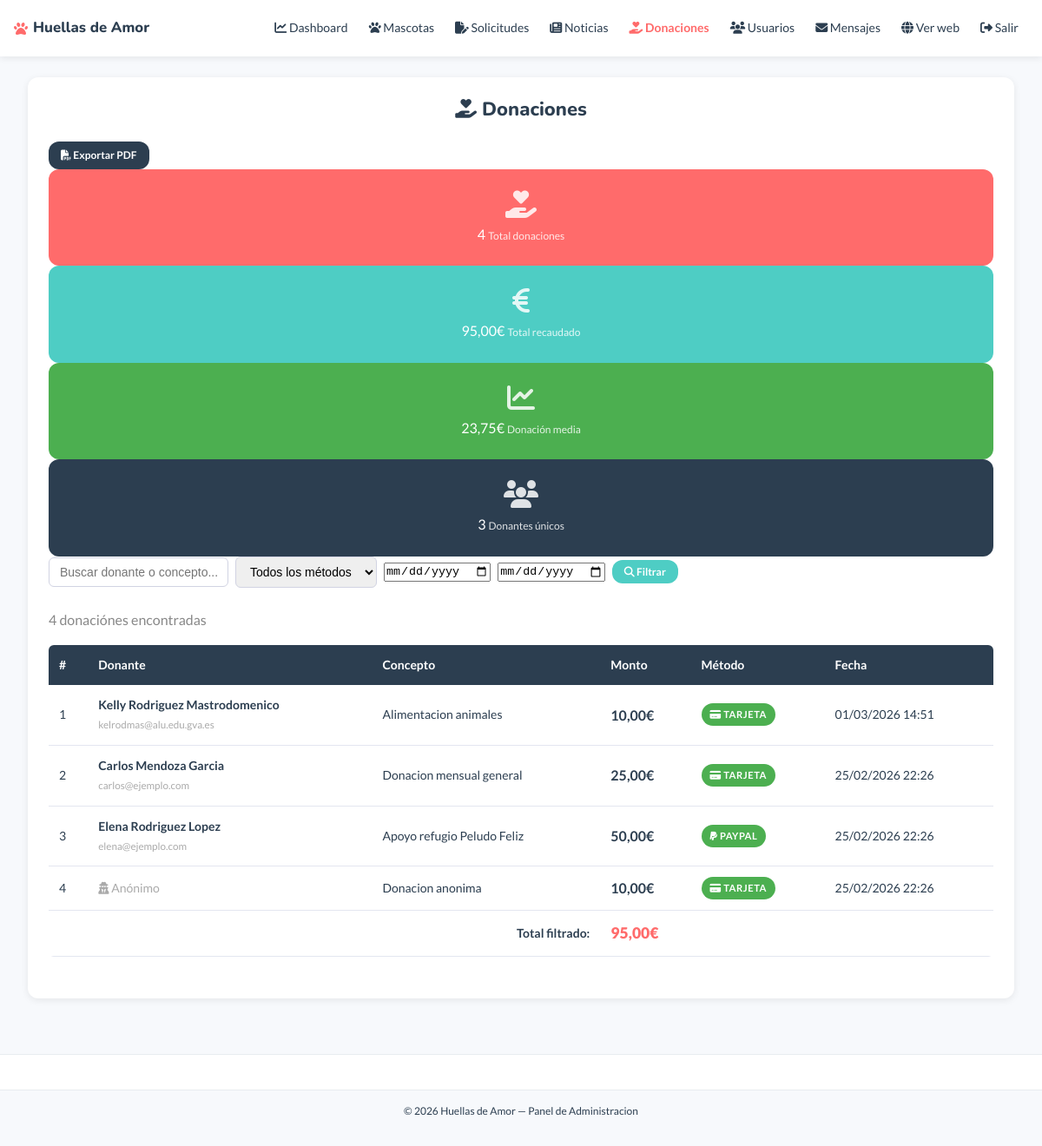
Screenshot of /admin/donaciones.php (signed in) with the database file from the repository.
### tables this page shows
CREATE TABLE `donaciones` (
  `id` int(10) UNSIGNED NOT NULL,
  `id_usuario` int(10) UNSIGNED DEFAULT NULL,
  `monto` decimal(8,2) NOT NULL,
  `concepto` varchar(255) DEFAULT NULL,
  `metodo_pago` varchar(100) DEFAULT NULL,
  `fecha` datetime NOT NULL DEFAULT current_timestamp(),
  `certificado_pdf` varchar(255) DEFAULT NULL
);

CREATE TABLE `usuarios` (
  `id` int(10) UNSIGNED NOT NULL,
  `nombre` varchar(100) NOT NULL,
  `apellidos` varchar(150) NOT NULL,
  `email` varchar(200) NOT NULL,
  `contrasena` varchar(255) NOT NULL,
  `telefono` varchar(20) DEFAULT NULL,
  `dni` varchar(10) DEFAULT NULL,
  `direccion` varchar(255) DEFAULT NULL,
  `ciudad` varchar(100) DEFAULT NULL,
  `cp` varchar(10) DEFAULT NULL,
  `foto_perfil` varchar(255) DEFAULT NULL,
  `rol` enum('visitante','registrado','admin') NOT NULL DEFAULT 'registrado',
  `activo` tinyint(1) NOT NULL DEFAULT 1,
  `fecha_registro` datetime NOT NULL DEFAULT current_timestamp()
);

### admin/donaciones.php (the view, shortened to what this page needs)
<?php
require_once '../templates/header-admin.php';
$filtroMetodo  = trim($_GET['metodo']  ?? '');
$filtroDesde   = trim($_GET['desde']   ?? '');
$filtroHasta   = trim($_GET['hasta']   ?? '');
$filtroBuscar  = trim($_GET['buscar']  ?? '');
$exportarPDF   = isset($_GET['exportar_pdf']);
$porPagina    = 15;
$paginaActual = isset($_GET['pagina']) && is_numeric($_GET['pagina']) ? (int) $_GET['pagina'] : 1;
$offset       = ($paginaActual - 1) * $porPagina;
$donde  = "WHERE 1=1";
try {
    $stmtStats = $conexion->prepare(
        "SELECT
            COUNT(*) AS total_donaciones,
            COALESCE(SUM(d.`monto`), 0) AS total_monto,
            COALESCE(AVG(d.`monto`), 0) AS media_monto,
            COUNT(DISTINCT d.`id_usuario`) AS total_donantes
         FROM `donaciones` d
         LEFT JOIN `usuarios` u ON d.id_usuario = u.id
         $donde"
    );
    $stmtStats->execute();
    $stats = $stmtStats->fetch();
    $stmtTotal = $conexion->prepare(
        "SELECT COUNT(*) FROM `donaciones` d
         LEFT JOIN `usuarios` u ON d.id_usuario = u.id
         $donde"
    );
    $stmtTotal->execute();
    $totalDonaciones = $stmtTotal->fetchColumn();
    $limitOffset = $exportarPDF ? '' : "LIMIT :limite OFFSET :offset";
    $stmtDon = $conexion->prepare(
        "SELECT d.*, u.nombre AS nombre_usuario, u.apellidos, u.email
         FROM `donaciones` d
         LEFT JOIN `usuarios` u ON d.id_usuario = u.id
         $donde
         ORDER BY d.`fecha` DESC
         $limitOffset"
    );
    if (!$exportarPDF) {
        $stmtDon->bindValue(':limite', $porPagina, PDO::PARAM_INT);
        $stmtDon->bindValue(':offset', $offset,    PDO::PARAM_INT);
    }
    $stmtDon->execute();
    $donaciones = $stmtDon->fetchAll();
} catch (PDOException $e) {
    $donaciones = [];
    $stats      = ['total_donaciones' => 0, 'total_monto' => 0, 'media_monto' => 0, 'total_donantes' => 0];
    $totalDonaciones = 0;
    $totalPaginas    = 1;
}
?>
<div class="contenedor" style="padding-top:24px; padding-bottom:40px;">
<div class="contenedor-admin">
    <div class="admin-cabecera">
        <h1><i class="fa-solid fa-hand-holding-heart"></i> Donaciones</h1>
        <a href="donaciones.php?<?php echo http_build_query(array_filter([
            'exportar_pdf' => '1',
            'metodo'  => $filtroMetodo,
            'desde'   => $filtroDesde,
            'hasta'   => $filtroHasta,
            'buscar'  => $filtroBuscar,
        ])); ?>" class="btn-oscuro btn-sm">
            <i class="fa-solid fa-file-pdf"></i> Exportar PDF
        </a>
    </div>
<div class="dashboard-stats">
    <div class="stat-card stat-coral">
        <i class="fa-solid fa-hand-holding-heart"></i>
        <span class="stat-num"><?php echo $stats['total_donaciones']; ?></span>
        <span class="stat-label">Total donaciones</span>
    </div>
    <div class="stat-card stat-turquesa">
        <i class="fa-solid fa-euro-sign"></i>
        <span class="stat-num"><?php echo number_format($stats['total_monto'], 2, ',', '.'); ?>€</span>
        <span class="stat-label">Total recaudado</span>
    </div>
    <div class="stat-card stat-verde">
        <i class="fa-solid fa-chart-line"></i>
        <span class="stat-num"><?php echo number_format($stats['media_monto'], 2, ',', '.'); ?>€</span>
        <span class="stat-label">Donación media</span>
    </div>
    <div class="stat-card stat-oscuro">
        <i class="fa-solid fa-users"></i>
        <span class="stat-num"><?php echo $stats['total_donantes']; ?></span>
        <span class="stat-label">Donantes únicos</span>
    </div>
</div>
    <div class="barra-admin" style="flex-wrap:wrap; gap:12px;">
        <form method="get" action="donaciones.php" class="form-filtro" style="flex-wrap:wrap; gap:8px;">
            <input type="text" name="buscar"
                   placeholder="Buscar donante o concepto..."
                   value="<?php echo htmlspecialchars($filtroBuscar); ?>">
            <select name="metodo">
                <option value="">Todos los métodos</option>
            </select>
            <input type="date" name="desde" value="<?php echo htmlspecialchars($filtroDesde); ?>"
                   title="Desde">
            <input type="date" name="hasta" value="<?php echo htmlspecialchars($filtroHasta); ?>"
                   title="Hasta">
            <button type="submit" class="btn-turquesa btn-sm">
                <i class="fa-solid fa-magnifying-glass"></i> Filtrar
            </button>
        </form>
    </div>
    <p style="color:#888; margin-bottom:16px;">
        <?php echo $totalDonaciones; ?> donación<?php echo $totalDonaciones !== 1 ? 'es' : ''; ?> encontrada<?php echo $totalDonaciones !== 1 ? 's' : ''; ?>
    </p>
    <?php if (!empty($donaciones)) { ?>
    <div class="tabla-wrapper">
        <table class="tabla-admin">
            <thead>
                <tr>
                    <th>#</th>
                    <th>Donante</th>
                    <th>Concepto</th>
                    <th>Monto</th>
                    <th>Método</th>
                    <th>Fecha</th>
                </tr>
            </thead>
            <tbody>
                <?php foreach ($donaciones as $i => $don) { ?>
                <tr>
                    <td><?php echo $offset + $i + 1; ?></td>
                    <td>
                        <?php if ($don['nombre_usuario']) { ?>
                            <strong><?php echo htmlspecialchars($don['nombre_usuario'] . ' ' . $don['apellidos']); ?></strong>
                            <br><small style="color:#aaa;"><?php echo htmlspecialchars($don['email']); ?></small>
                        <?php } else { ?>
                            <span style="color:#aaa;"><i class="fa-solid fa-user-secret"></i> Anónimo</span>
                        <?php } ?>
                    </td>
                    <td><?php echo htmlspecialchars($don['concepto']); ?></td>
                    <td>
                        <strong style="color:#2C3E50; font-size:1rem;">
                            <?php echo number_format($don['monto'], 2, ',', '.'); ?>€
                        </strong>
                    </td>
                    <td>
                        <?php
                        $iconoMetodo = [
                            'tarjeta' => 'fa-credit-card',
                            'paypal'  => 'fa-paypal',
                            'bizum'   => 'fa-mobile-screen',
                        ];
                        $icono = $iconoMetodo[$don['metodo_pago']] ?? 'fa-money-bill';
                        ?>
                        <span class="badge badge-disponible" style="font-size:0.7rem;">
                            <i class="fa-<?php echo $don['metodo_pago'] === 'paypal' ? 'brands' : 'solid'; ?> <?php echo $icono; ?>"></i>
                            <?php echo ucfirst($don['metodo_pago']); ?>
                        </span>
                    </td>
                    <td><?php echo date('d/m/Y H:i', strtotime($don['fecha'])); ?></td>
                </tr>
                <?php } ?>
            </tbody>
            <tfoot>
                <tr>
                    <td colspan="3" style="text-align:right; font-weight:700; padding:12px;">
                        Total filtrado:
                    </td>
                    <td colspan="3" style="font-weight:800; font-size:1.1rem; color:#FF6B6B; padding:12px;">
                        <?php echo number_format($stats['total_monto'], 2, ',', '.'); ?>€
                    </td>
                </tr>
            </tfoot>
        </table>
    </div>
    <?php } else { ?>
    <p class="sin-resultados">No hay donaciones con los filtros seleccionados.</p>
    <?php } ?>
</div>
</div>
<?php require_once '../templates/footer-admin.php'; ?>

### rows the page displays
donaciones: i "1", id_usuario.apellidos "Kelly Rodriguez Mastrodomenico", id_usuario.email "kelrodmas@alu.edu.gva.es", concepto "Alimentacion animales", monto "10,00", metodo_pago "TARJETA", fecha "01/03/2026 14:51"
donaciones: i "2", id_usuario.apellidos "Carlos Mendoza Garcia", id_usuario.email "carlos@ejemplo.com", concepto "Donacion mensual general", monto "25,00", metodo_pago "TARJETA", fecha "25/02/2026 22:26"
donaciones: i "3", id_usuario.apellidos "Elena Rodriguez Lopez", id_usuario.email "elena@ejemplo.com", concepto "Apoyo refugio Peludo Feliz", monto "50,00", metodo_pago "PAYPAL", fecha "25/02/2026 22:26"
donaciones: i "4", shows "Anónimo", concepto "Donacion anonima", monto "10,00", metodo_pago "TARJETA", fecha "25/02/2026 22:26"

### other values shown
$stats['total_donaciones'] "4"
$stats['total_monto'] "95,00"
$stats['media_monto'] "23,75"
$stats['total_donantes'] "3"
$totalDonaciones "4"
